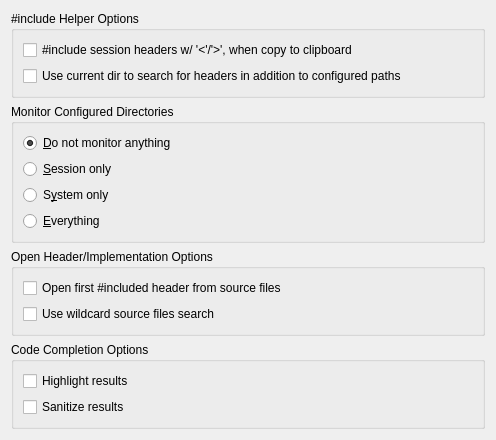
<?xml version="1.0" encoding="UTF-8"?>
<ui version="4.0">
 <class>PerSessionSettingsConfigWidget</class>
 <widget class="QWidget" name="PerSessionSettingsConfigWidget">
  <property name="geometry">
   <rect>
    <x>0</x>
    <y>0</y>
    <width>496</width>
    <height>402</height>
   </rect>
  </property>
  <property name="windowTitle">
   <string>Form</string>
  </property>
  <layout class="QVBoxLayout" name="verticalLayout">
   <item>
    <widget class="KButtonGroup" name="genericOptionsBox">
     <property name="sizePolicy">
      <sizepolicy hsizetype="Preferred" vsizetype="Minimum">
       <horstretch>0</horstretch>
       <verstretch>0</verstretch>
      </sizepolicy>
     </property>
     <property name="title">
      <string>#include Helper Options</string>
     </property>
     <layout class="QVBoxLayout">
      <item>
       <widget class="QCheckBox" name="includeMarkersSwitch">
        <property name="whatsThis">
         <string>&lt;html&gt;&lt;head/&gt;&lt;body&gt;&lt;p&gt;Enclose &lt;code&gt;#include&lt;/code&gt; directive into &lt;code&gt;&amp;lt;...&amp;gt;&lt;/code&gt; instead of &lt;code&gt;&amp;quot;...&amp;quot;&lt;/code&gt; for session include dirs&lt;/p&gt;&lt;/body&gt;&lt;/html&gt;</string>
        </property>
        <property name="text">
         <string>#include session headers w/ '&lt;'/'&gt;', when copy to clipboard</string>
        </property>
       </widget>
      </item>
      <item>
       <widget class="QCheckBox" name="useCurrentDirSwitch">
        <property name="whatsThis">
         <string>&lt;html&gt;&lt;head/&gt;&lt;body&gt;&lt;p&gt;Enclose &lt;code&gt;#include&lt;/code&gt; directive into &lt;code&gt;&amp;lt;...&amp;gt;&lt;/code&gt; instead of &lt;code&gt;&amp;quot;...&amp;quot;&lt;/code&gt; for session include dirs&lt;/p&gt;&lt;/body&gt;&lt;/html&gt;</string>
        </property>
        <property name="text">
         <string>Use current dir to search for headers in addition to configured paths</string>
        </property>
       </widget>
      </item>
     </layout>
    </widget>
   </item>
   <item>
    <widget class="KButtonGroup" name="monitorBox">
     <property name="sizePolicy">
      <sizepolicy hsizetype="Preferred" vsizetype="Minimum">
       <horstretch>0</horstretch>
       <verstretch>0</verstretch>
      </sizepolicy>
     </property>
     <property name="title">
      <string>Monitor Configured Directories</string>
     </property>
     <property name="checkable">
      <bool>false</bool>
     </property>
     <layout class="QVBoxLayout" name="verticalLayout_2">
      <item>
       <widget class="QRadioButton" name="nothing">
        <property name="toolTip">
         <string>&lt;html&gt;&lt;head/&gt;&lt;body&gt;&lt;p&gt;In this case to see updated status of &lt;span style=&quot; font-family:'Courier New,courier';&quot;&gt;#include'&lt;/span&gt;d files you ought to:&lt;/p&gt;&lt;ul style=&quot;margin-top: 0px; margin-bottom: 0px; margin-left: 0px; margin-right: 0px; -qt-list-indent: 1;&quot;&gt;&lt;li style=&quot; margin-top:12px; margin-bottom:12px; margin-left:0px; margin-right:0px; -qt-block-indent:0; text-indent:0px;&quot;&gt;reload current document&lt;/li&gt;&lt;li style=&quot; margin-top:12px; margin-bottom:12px; margin-left:0px; margin-right:0px; -qt-block-indent:0; text-indent:0px;&quot;&gt;switch to another document and back&lt;/li&gt;&lt;li style=&quot; margin-top:12px; margin-bottom:12px; margin-left:0px; margin-right:0px; -qt-block-indent:0; text-indent:0px;&quot;&gt;move cursor to &lt;span style=&quot; font-family:'Courier New,courier';&quot;&gt;#include&lt;/span&gt; filename and leave it&lt;/li&gt;&lt;/ul&gt;&lt;p&gt;&lt;br/&gt;&lt;/p&gt;&lt;/body&gt;&lt;/html&gt;</string>
        </property>
        <property name="text">
         <string>&amp;Do not monitor anything</string>
        </property>
        <property name="checked">
         <bool>true</bool>
        </property>
       </widget>
      </item>
      <item>
       <widget class="QRadioButton" name="session">
        <property name="toolTip">
         <string>&lt;html&gt;&lt;head/&gt;&lt;body&gt;&lt;p&gt;&lt;span style=&quot; font-weight:600;&quot;&gt;Attention:&lt;/span&gt;&lt;/p&gt;&lt;p&gt;This may require a lot of kernel resources! (depending on how big your source tree).&lt;/p&gt;&lt;p&gt;Probably you need to incrase inotify watches count. To do so, use the following command:&lt;/p&gt;&lt;p&gt;&lt;span style=&quot; font-family:'Courier New,courier';&quot;&gt;#&amp;nbsp;echo&amp;nbsp;16384&amp;nbsp;&amp;gt;/proc/sys/fs/inotify/max_user_watches&lt;/span&gt;&lt;/p&gt;&lt;p&gt;&lt;br/&gt;&lt;/p&gt;&lt;/body&gt;&lt;/html&gt;</string>
        </property>
        <property name="text">
         <string>&amp;Session only</string>
        </property>
       </widget>
      </item>
      <item>
       <widget class="QRadioButton" name="system">
        <property name="toolTip">
         <string>&lt;html&gt;&lt;head/&gt;&lt;body&gt;&lt;p&gt;&lt;span style=&quot; font-weight:600;&quot;&gt;Attention:&lt;/span&gt;&lt;/p&gt;&lt;p&gt;This may require a lot of kernel resources!&lt;/p&gt;&lt;p&gt;Probably you need to incrase inotify watches count. To do so, use the following command:&lt;/p&gt;&lt;p&gt;&lt;span style=&quot; font-family:'Courier New,courier';&quot;&gt;#&amp;nbsp;echo&amp;nbsp;16384&amp;nbsp;&amp;gt;/proc/sys/fs/inotify/max_user_watches&lt;/span&gt;&lt;/p&gt;&lt;p&gt;&lt;br/&gt;&lt;/p&gt;&lt;/body&gt;&lt;/html&gt;</string>
        </property>
        <property name="text">
         <string>S&amp;ystem only</string>
        </property>
       </widget>
      </item>
      <item>
       <widget class="QRadioButton" name="all">
        <property name="toolTip">
         <string>&lt;html&gt;&lt;head/&gt;&lt;body&gt;&lt;p&gt;&lt;span style=&quot; font-weight:600;&quot;&gt;Attention:&lt;/span&gt;&lt;/p&gt;&lt;p&gt;This may require a lot of kernel resources!&lt;/p&gt;&lt;p&gt;Probably you need to incrase inotify watches count. To do so, use the following command:&lt;/p&gt;&lt;p&gt;&lt;span style=&quot; font-family:'Courier New,courier';&quot;&gt;#&amp;nbsp;echo&amp;nbsp;16384&amp;nbsp;&amp;gt;/proc/sys/fs/inotify/max_user_watches&lt;/span&gt;&lt;/p&gt;&lt;p&gt;&lt;br/&gt;&lt;/p&gt;&lt;/body&gt;&lt;/html&gt;</string>
        </property>
        <property name="text">
         <string>&amp;Everything</string>
        </property>
       </widget>
      </item>
     </layout>
    </widget>
   </item>
   <item>
    <widget class="KButtonGroup" name="openHeaderBox">
     <property name="sizePolicy">
      <sizepolicy hsizetype="Preferred" vsizetype="Minimum">
       <horstretch>0</horstretch>
       <verstretch>0</verstretch>
      </sizepolicy>
     </property>
     <property name="title">
      <string>Open Header/Implementation Options</string>
     </property>
     <layout class="QVBoxLayout" name="verticalLayout_3">
      <item>
       <widget class="QCheckBox" name="openFirstHeader">
        <property name="toolTip">
         <string/>
        </property>
        <property name="whatsThis">
         <string>&lt;html&gt;&lt;head/&gt;&lt;body&gt;&lt;p&gt;When in a source file, first &lt;code&gt;#included&lt;/code&gt; file aways will be a candidate as appropriate header&lt;/p&gt;&lt;/body&gt;&lt;/html&gt;</string>
        </property>
        <property name="text">
         <string>Open first #included header from source files</string>
        </property>
       </widget>
      </item>
      <item>
       <widget class="QCheckBox" name="useWildcardSearch">
        <property name="whatsThis">
         <string>&lt;html&gt;&lt;head/&gt;&lt;body&gt;&lt;p&gt;Search for &lt;code&gt;filename*.(cc|cpp|cxx|...)&lt;/code&gt; (and add as candidates) when switch from header file to source&lt;/p&gt;&lt;/body&gt;&lt;/html&gt;</string>
        </property>
        <property name="text">
         <string>Use wildcard source files search</string>
        </property>
       </widget>
      </item>
     </layout>
    </widget>
   </item>
   <item>
    <widget class="KButtonGroup" name="completionOptions">
     <property name="sizePolicy">
      <sizepolicy hsizetype="Preferred" vsizetype="Minimum">
       <horstretch>0</horstretch>
       <verstretch>0</verstretch>
      </sizepolicy>
     </property>
     <property name="title">
      <string>Code Completion Options</string>
     </property>
     <layout class="QVBoxLayout" name="verticalLayout_4">
      <item>
       <widget class="QCheckBox" name="highlightResults">
        <property name="toolTip">
         <string>&lt;html&gt;&lt;head/&gt;&lt;body&gt;&lt;p&gt;Colorize completion items using current document's mode&lt;/p&gt;&lt;/body&gt;&lt;/html&gt;</string>
        </property>
        <property name="text">
         <string>Highlight results</string>
        </property>
       </widget>
      </item>
      <item>
       <widget class="QCheckBox" name="sanitizeResults">
        <property name="toolTip">
         <string>Transfrom some long templated types into shorter equivalent</string>
        </property>
        <property name="whatsThis">
         <string>&lt;html&gt;&lt;head/&gt;&lt;body&gt;&lt;p&gt;If checked, code completer will do some types replacements before display completion items. For example &lt;span style=&quot; font-family:'Courier New,courier';&quot;&gt;std::basic_string&amp;lt;char&amp;gt;&lt;/span&gt; will be replaced with &lt;span style=&quot; font-family:'Courier New,courier';&quot;&gt;std::string&lt;/span&gt;. There is a bunch of hardcoded rules for some STL and boost types. If you see some strange completion items, try to turn this option OFF and report a bug.&lt;/p&gt;&lt;/body&gt;&lt;/html&gt;</string>
        </property>
        <property name="text">
         <string>Sanitize results</string>
        </property>
       </widget>
      </item>
     </layout>
    </widget>
   </item>
   <item>
    <spacer name="verticalSpacer">
     <property name="orientation">
      <enum>Qt::Vertical</enum>
     </property>
     <property name="sizeHint" stdset="0">
      <size>
       <width>20</width>
       <height>40</height>
      </size>
     </property>
    </spacer>
   </item>
  </layout>
 </widget>
 <customwidgets>
  <customwidget>
   <class>KButtonGroup</class>
   <extends>QGroupBox</extends>
   <header>kbuttongroup.h</header>
   <container>1</container>
  </customwidget>
 </customwidgets>
 <resources/>
 <connections/>
</ui>
